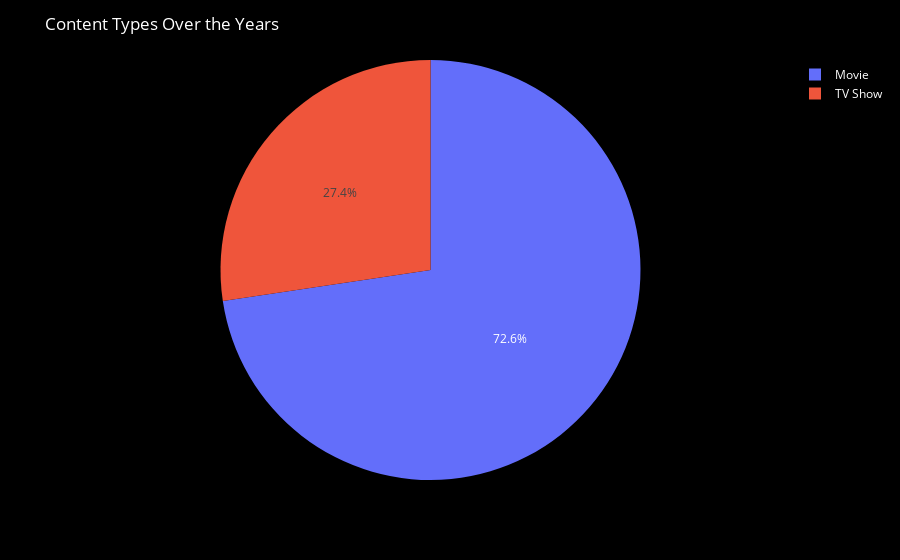

Here is the notebook cell this chart was saved with:
### Markdown cell above
## Visualisation

### Code cell
# Content Types Over the Years
fig = px.pie(df, values=df["type"].value_counts().values, names=df["type"].value_counts().index)

fig.update_layout(title = "Content Types Over the Years", plot_bgcolor="white",paper_bgcolor='black',font=dict(color='white'))
fig.show()

### Figure 1 — Plotly figure (JSON) as saved in the notebook; plotly's stock layout.template omitted (floating-point values rounded to 4 significant figures)
{"data": [{"domain": {"x": [0, 1], "y": [0, 1]}, "hovertemplate": "label=%{label}<br>value=%{value}<extra></extra>", "labels": ["Movie", "TV Show"], "legendgroup": "", "name": "", "showlegend": true, "type": "pie", "values": [990, 373]}], "layout": {"font": {"color": "white"}, "legend": {"tracegroupgap": 0}, "margin": {"t": 60}, "paper_bgcolor": "black", "plot_bgcolor": "white", "title": {"text": "Content Types Over the Years"}}}
